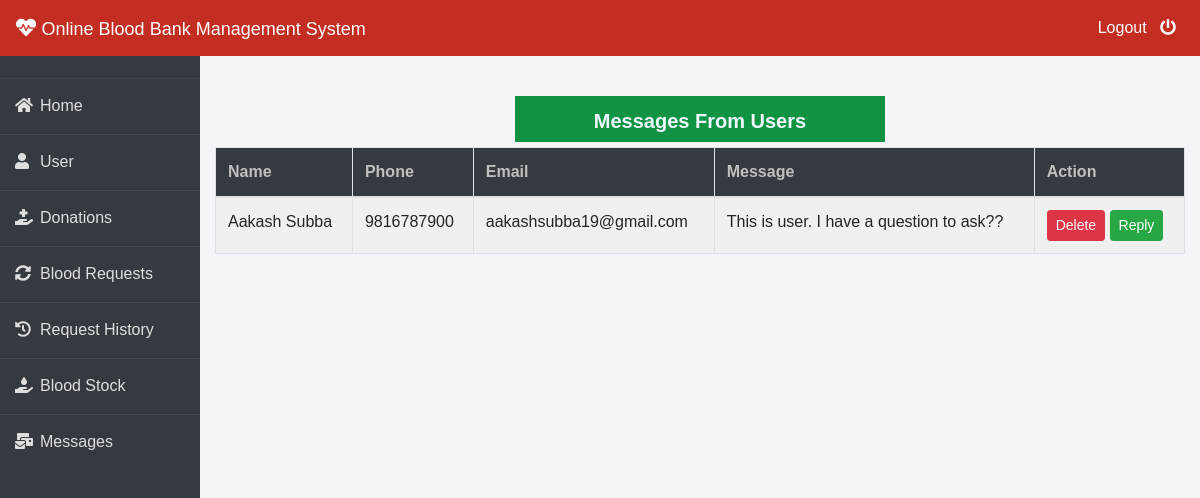
The page /admin-contact (signed in) on the database its author committed.
### donor/models.py (models this page shows, shortened)
class Contact(models.Model):
     sno= models.AutoField(primary_key=True)
     name= models.CharField(max_length=255)
     phone= models.CharField(max_length=13)
     email= models.CharField(max_length=100)
     content= models.TextField()
     timeStamp=models.DateTimeField(auto_now_add=True, blank=True)

### blood/views.py (the view)
# urls.py: path('admin-contact', views.admin_contact_view,name='admin-contact'),
@login_required(login_url='adminlogin')
def admin_contact_view(request):
    contact=dmodels.Contact.objects.all()
    return render(request,'blood/contact.html',{'contact':contact})

### templates/blood/contact.html (shortened to what this page needs)
{% extends 'blood/adminbase.html' %}
{% block content %}
{% load widget_tweaks %}
{%load static%}
<head>
</head>
<br><br>
<div class="container">
    <section style=" margin-top: 0%; background-color: #109342;color: aliceblue;margin-left: 300px;margin-right: 300px;margin-bottom: 5px;padding: 10px;">
        <p class="lead text-center"style="font-weight: bold;margin-bottom: -4px;">Messages From Users</p>
    </section>
    <table class="table table-light table-hover table-bordered table-striped">
        <thead class="bg-dark">
            <tr>
                <th scope="col" style="color: rgb(192, 192, 192);">Name</th>
                <th scope="col" style="color: rgb(192, 192, 192);">Phone</th>
                <th scope="col" style="color: rgb(192, 192, 192);">Email</th>
                <th scope="col" style="color: rgb(192, 192, 192);">Message</th>
                <th scope="col" style="color: rgb(192, 192, 192);">Action</th>
            </tr>
        </thead>
        <tbody>
            {% for t in contact %}
    <tr>
        <td>{{ t.name }}</td>
        <td>{{ t.phone }}</td>
        <td>{{ t.email }}</td>
        <td>{{ t.content }}</td>
        <td>
            <button class="btn btn-danger btn-sm">
                <a style="text-decoration: none;color: white;" href="{% url 'delete-contact' pk=t.pk %}">Delete</a></button>
            <button class="btn btn-success btn-sm">
                <a style="text-decoration: none;color: white;" href="send_email">Reply</a> </button>
        </td>
    </tr>
{% endfor %}
        </tbody>
    </table>
</div>
{% endblock content %}

### templates/blood/adminbase.html (style rules this page uses)
* { margin: 0; padding: 0; box-sizing: border-box; list-style: none; text-decoration: none; font-family: 'Josefin Sans', sans-serif; }
body { background-color: #f3f5f9; }

### rows shown on the page
Contact: name "Aakash Subba", phone "9816787900", email "aakashsubba19@gmail.com", content "This is user. I have a question to ask??"
